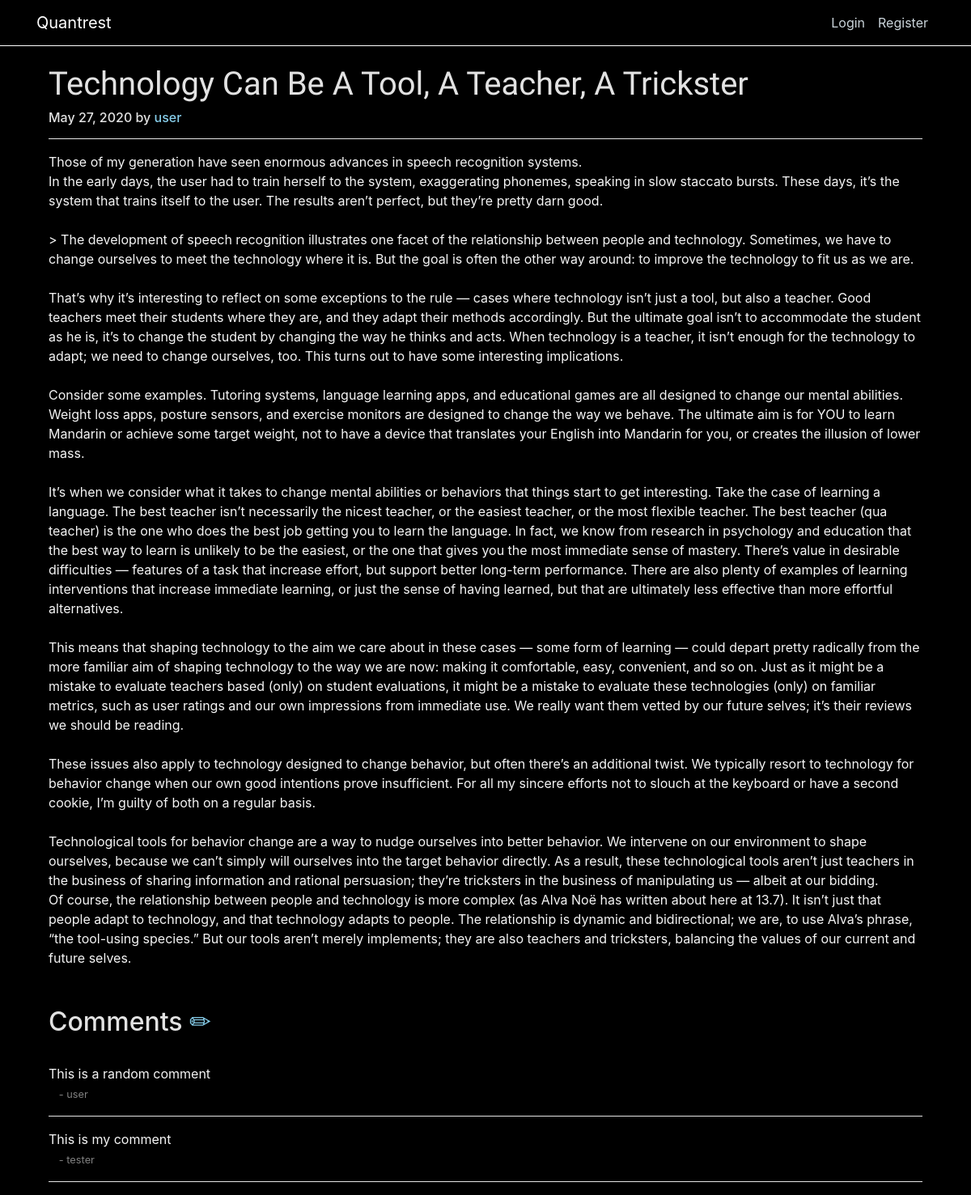
/post/16/, run on the app's committed database.
### blog/models.py (models this page shows, shortened)
class Post(models.Model):
    title = models.CharField(max_length=100)
    content = models.TextField()
    date_posted = models.DateTimeField(default=timezone.now)
    author = models.ForeignKey(User, on_delete=models.CASCADE)
    tags = models.ManyToManyField(Tag)
    likes = models.IntegerField(default=0)

class Comment(models.Model):
    post = models.ForeignKey(Post, on_delete=models.CASCADE)
    text = models.TextField()
    author = models.ForeignKey(User, null=True, on_delete=models.CASCADE)
    date_posted = models.DateTimeField(default=timezone.now)

### blog/views.py (the view)
# urls.py: path('post/<int:pk>/', PostDetailView.as_view(), name="post-detail"),
class PostDetailView(DetailView):
    model = Post

### blog/templates/blog/post_detail.html (shortened to what this page needs)
{% extends 'blog/base.html' %} {% load static %} {% block content %}
<div class="container">
  <h1>{{ object.title }}</h1>
  <h6>
    {{ object.date_posted|date:'F d, Y' }} by
    <a class="mr-2" href="{% url 'user-posts' object.author.username %}">
      {{ object.author }}
    </a>
  </h6>
  <hr />
  <div class="article-content">{{ object.content }}</div>
</div>
<div class="container comments">
  <h2>Comments <a href="{% url 'post-comment' object.id %}">&#9999;</a></h2>
  {% for comment in post.comment_set.all %}
  <p>{{ comment.text }}</p>
  <small>- {{ comment.author.username }}</small>
  <hr>
  {% endfor %}
</div>
{% endblock content %}

### blog/static/blog/main.css (style rules this page uses)
body { background: black; color: whitesmoke; margin-top: 5rem; }
h1, h2, h3, h4, h5, h6 { color: #e2e2e2; }
h1 { font-family: "Satisfy", cursive; }
a { color: skyblue; }
.article-content { white-space: pre-line; }
p { text-align: justify; }
.comments { margin-top: 3em; }
.comments h2 { margin-bottom: 1em; }
.comments p { margin: 0; }
.comments small { padding-left: 1em; color: gray; }
hr { background-color: white; }

### data on the page
Post: title "Technology Can Be A Tool, A Teacher, A Trickster", date_posted "May 27, 2020", author "user", content "Those of my generation have seen enormous advances in speech recognition systems. In the early days, the user had to train herself to the system, exaggerating phonemes, speaking in slow staccato bursts. These days, it’s the system that trains itself to the user. The results aren’t perfect, but they’re pretty darn good. > The development of speech recognition illustrates one facet of the relationship between people and technology. Sometimes, we have to change ourselves to meet the technology where it is. But the goal is often the other way around: to improve the technology to fit us as we are. That’s why it’s interesting to reflect on some exceptions to the rule — cases where technology…"
Comment: text "This is a random comment", author.username "user"
Comment: text "This is my comment", author.username "tester"
